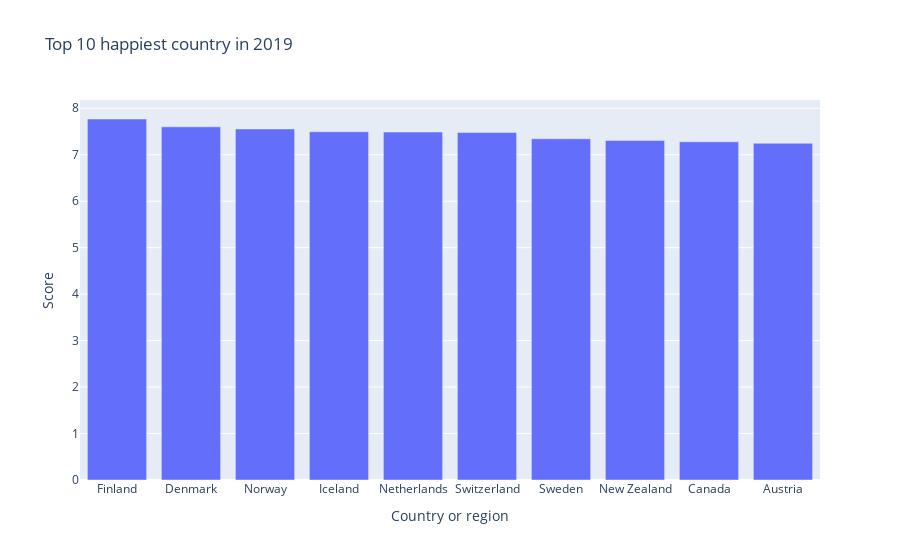

Source (notebook cell):
### Markdown cell above
**Categorical & numerical --> (scatter plot, histogram, box plot)**

### Code cell
top_10_data_2019 = data_2019.sort_values(by='Score', ascending=False).head(10)

fig = px.bar(top_10_data_2019, x='Country or region', y='Score',color_continuous_scale=px.colors.qualitative.Bold,title='Top 10 happiest country in 2019')


fig.show()

### Figure 1 — Plotly figure (JSON) as saved in the notebook; plotly's stock layout.template omitted (floating-point values rounded to 4 significant figures)
{"data": [{"alignmentgroup": "True", "hovertemplate": "Country or region=%{x}<br>Score=%{y}<extra></extra>", "legendgroup": "", "marker": {"color": "#636efa", "pattern": {"shape": ""}}, "name": "", "offsetgroup": "", "orientation": "v", "showlegend": false, "textposition": "auto", "type": "bar", "x": ["Finland", "Denmark", "Norway", "Iceland", "Netherlands", "Switzerland", "Sweden", "New Zealand", "Canada", "Austria"], "xaxis": "x", "y": [7.769, 7.6, 7.554, 7.494, 7.488, 7.48, 7.343, 7.307, 7.278, 7.246], "yaxis": "y"}], "layout": {"barmode": "relative", "legend": {"tracegroupgap": 0}, "title": {"text": "Top 10 happiest country in 2019"}, "xaxis": {"anchor": "y", "domain": [0, 1], "title": {"text": "Country or region"}}, "yaxis": {"anchor": "x", "domain": [0, 1], "title": {"text": "Score"}}}}
